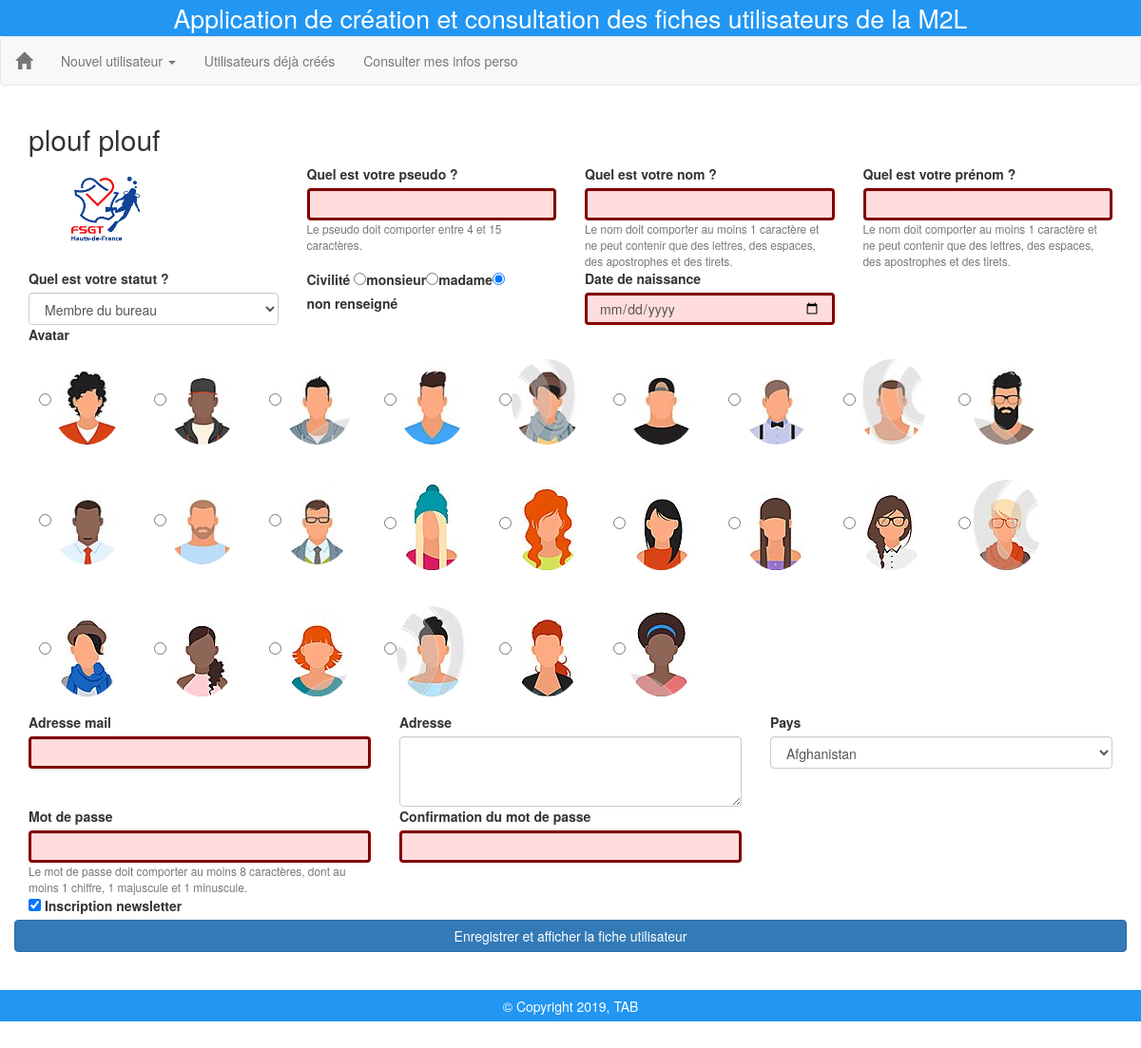
The app's page /site/creerUtilisateur.php?choix=1 with its own data.
### tables this page shows
CREATE TABLE IF NOT EXISTS `association` (
  `idAssociation` int(3) NOT NULL,
  `libelleAssociation` varchar(30) DEFAULT NULL,
  `imageAssociation` varchar(40) NOT NULL,
  `descriptionAssociation` text NOT NULL,
  PRIMARY KEY (`idAssociation`)
);

CREATE TABLE IF NOT EXISTS `civilite` (
  `id` int(11) NOT NULL AUTO_INCREMENT,
  `libelle` varchar(25) DEFAULT NULL,
  PRIMARY KEY (`id`)
);

CREATE TABLE IF NOT EXISTS `galerieavatar` (
  `id` int(11) NOT NULL AUTO_INCREMENT,
  `lienImage` varchar(100) DEFAULT NULL,
  `ageMin` int(11) DEFAULT NULL,
  `ageMax` int(11) DEFAULT NULL,
  `id_civilite` int(11) DEFAULT NULL,
  PRIMARY KEY (`id`),
  KEY `FK_galerieAvatar_id_civilite` (`id_civilite`)
);

### site/creerUtilisateur.php (the view, shortened to what this page needs)
<?php
include "header.php";
?>
<div class="container">
	<?php if (isset($_GET['choix'])) {
		$asso = htmlentities($_GET['choix']);
	?>
		<?php
		$requetePrepare = $connexion->prepare('SELECT imageAssociation, descriptionAssociation FROM association WHERE idAssociation = :asso');
		$requetePrepare->bindParam(':asso', $asso, PDO::PARAM_INT);
		$resultats = $requetePrepare->execute();
		$ligne = $requetePrepare->fetch(PDO::FETCH_OBJ);
		$description = $ligne->descriptionAssociation;
		$image = "images/associations/" . $ligne->imageAssociation;
		?>
		<h2><?php echo $description; ?></h2>
		<form method="post" id="saisie" action="confirmerCreationUtilisateur.php?choix=<?php echo $asso; ?>">
			<div class="row">
				<div class="col-md-3">
					<img class="img-responsive" src="<?php echo $image; ?>" alt="logo de l'association" width="150px" />
				</div>
				<div class="col-md-3">
					<label for="nom">Quel est votre pseudo ?</label>
					<input rows="1" class="form-control form-control-lg" id="pseudo" name="pseudo" required pattern=".{4,15}"></input>
					<small class="form-text text-muted">Le pseudo doit comporter entre 4 et 15 caractères.</small>
				</div>
				<div class="col-md-3">
					<label for="nom">Quel est votre nom ?</label>
					<input type="text" class="form-control form-control-lg" id="nom" name="nom" required pattern="^[a-zA-Z\s'\-]+$"></input>
					<small class="form-text text-muted">Le nom doit comporter au moins 1 caractère et ne peut contenir que des lettres, des espaces, des apostrophes et des tirets.</small>
				</div>
				<div class="col-md-3">
					<label for="prenom">Quel est votre prénom ?</label>
					<input rows="1" class="form-control form-control-lg" id="prenom" name="prenom" required pattern="^[a-zA-Z\s'\-]+$"></input>
					<small class="form-text text-muted">Le nom doit comporter au moins 1 caractère et ne peut contenir que des lettres, des espaces, des apostrophes et des tirets.</small>
				</div>
				<div class="col-md-3">
					<label for="camp">Quel est votre statut ?</label>
					<select name="statut" id="statut" class="form-control form-control-lg">
						<?php
						$requetePrepare = $connexion->prepare('SELECT idStatut, libelleStatut FROM association A JOIN statut S ON A.idAssociation = S.idAssociation WHERE S.idAssociation = :asso');
						$requetePrepare->bindParam(':asso', $asso, PDO::PARAM_INT);
						$requetePrepare->execute();
						$statuts = $requetePrepare->fetchAll(PDO::FETCH_OBJ);
						foreach ($statuts as $ligne) {
							echo '<option value="' . $ligne->idStatut . '">' . $ligne->libelleStatut . '</option>';
						}
						?>
					</select>
				</div>
				<div class="col-md-3">
					<label for="civilite">Civilité</label>
					<?php
					$requetePrepare = $connexion->prepare('SELECT id, libelle FROM civilite');
					$requetePrepare->execute();
					$civilites = $requetePrepare->fetchAll(PDO::FETCH_OBJ);
					foreach ($civilites as $ligne) {
						$id = $ligne->id;
						$libelle = $ligne->libelle;
						$checked = $libelle == 'non renseigné' ? 'checked' : '';
						echo '<input type="radio" id="civilite' . $id . '" name="civilite" value="' . $id . '" ' . $checked . '>';
						echo '<label for="civilite' . $id . '">' . $libelle . '</label>';
					}
					?>
				</div>
				<div class="col-md-3">
					<label for="dateNaissance">Date de naissance</label>
					<input type="date" class="form-control" id="dateNaissance" name="dateNaissance" required>
				</div>
			</div>
			<div class="row">
				<div class="col-md-12">
					<label for="avatar">Avatar</label>
					<div id="avatar-grid" class="avatar-grid">
						<?php
						$requetePrepare = $connexion->prepare('SELECT id, lienImage FROM galerieavatar ');
						$requetePrepare->execute();
						$avatars = $requetePrepare->fetchAll(PDO::FETCH_OBJ);
						foreach ($avatars as $ligne) {
							$id = $ligne->id;
							$lienImage = $ligne->lienImage;
							echo '<div class="avatar-item">';
							echo '<input type="radio" id="avatar' . $id . '" name="avatar" value="' . $id . '">';
							echo '<label for="avatar' . $id . '"><img src="images/' . $lienImage . '" width="75px" /></label>';
							echo '</div>';
						}
						?>
					</div>
				</div>
			</div>
			<div class="row">
				<div class="col-md-4">
					<label for="email">Adresse mail</label>
					<input type="email" class="form-control" id="email" name="email" required>
				</div>
				<div class="col-md-4">
					<label for="adresse">Adresse</label>
					<textarea class="form-control" id="adresse" name="adresse" rows="3"></textarea>
				</div>
				<div class="col-md-4">
					<label for="pays">Pays</label>
					<select name="pays" id="pays" class="form-control form-control-lg">
						<?php
						$requetePrepare = $connexion->prepare('SELECT id, libelle FROM pays');
						$requetePrepare->execute();
						$pays = $requetePrepare->fetchAll(PDO::FETCH_OBJ);
						foreach ($pays as $ligne) {
							echo '<option value="' . $ligne->id . '">' . $ligne->libelle . '</option>';
						}
						?>
					</select>
				</div>
			</div>
			<div class="row">
				<div class="col-md-4">
					<label for="motDePasse">Mot de passe</label>
					<input type="password" class="form-control" id="motDePasse" name="motDePasse" required pattern="(?=.*\d)(?=.*[a-z])(?=.*[A-Z]).{8,}">
					<small class="form-text text-muted">Le mot de passe doit comporter au moins 8 caractères, dont au moins 1 chiffre, 1 majuscule et 1 minuscule.</small>
				</div>
				<div class="col-md-4">
					<label for="confirmationMotDePasse">Confirmation du mot de passe</label>
					<input type="password" class="form-control" id="confirmationMotDePasse" name="confirmationMotDePasse" required pattern="(?=.*\d)(?=.*[a-z])(?=.*[A-Z]).{8,}">
				</div>
			</div>
			<div class="row">
				<div class="col-md-4">
					<input type="checkbox" class="form-check-input" id="newsletter" name="newsletter" checked>
					<label class="form-check-label" for="newsletter">Inscription newsletter</label>
				</div>
			</div>
			<div class="row">
				<button type="submit" class="btn btn-primary btn-block">Enregistrer et afficher la fiche utilisateur</button>
			</div>
		</form>
	<?php } else {
	?>
		<div class="alert alert-danger">Vous devez faire un choix</div>
	<?php } ?>
</div>
<?php
include "footer.php";
?>

### site/header.php (shortened to what this page needs)
<!DOCTYPE html>
<html lang="fr">
<head>
	<link href="bootstrap/css/bootstrap.min.css" rel="stylesheet" type="text/css" />
	<link href="css/style.css" rel="stylesheet" type="text/css" />
	<link href="css/valid.css" rel="stylesheet" type="text/css" />
</head>
<body>
	<header>Application de création et consultation des fiches utilisateurs de la M2L</header>
	<?php include 'menu.php'; ?>

### site/menu.php (shortened to what this page needs)
<nav class="navbar navbar-default" role="navigation">
	<div class="navbar-header">
		<a class="navbar-brand" href="index.php"><span class="glyphicon glyphicon-home"></span></a>
	</div>
	<div class="collapse navbar-collapse" id="navbar-collapse-target">
		<ul class="nav navbar-nav">
			<li class="dropdown">
				<a class="dropdown-toggle" data-toggle="dropdown" href="creerUtilisateur.php">Nouvel utilisateur
					<span class="caret"></span></a>
			</li>
			<li><a href="fiches.php">Utilisateurs déjà créés</a></li>
			<li><a href="infosPerso.php">Consulter mes infos perso</a></li>
		</ul>
	</div>
</nav>

### site/footer.php
<footer class="page-footer font-small blue pt-4"">
  <div class=" footer-copyright text-center py-3">© Copyright 2019, TAB
  </div>
</footer>
</body>
</html>

### site/css/style.css (style rules this page uses)
html { position: relative; min-height: 100%; }
body { margin-bottom: 60px; }
header { background-color: #2196f3 ; font-size: 20.0pt; text-align: center; color: white; }
footer.page-footer { margin-top:20pt; bottom: 0; color: #fff; padding:5pt; }
.blue { background-color: #2196f3 !important; }
.avatar-grid { display: flex; flex-wrap: wrap; gap: 10px; }
.avatar-item { margin: 1%; align-items: center; }
.avatar-item img { border-radius: 50%; }

### site/css/valid.css (style rules this page uses)
input:invalid { background-color: #ffdddd; }
input:valid { background-color: #ddffdd; }
input:required { border-color: #800000; border-width: 3px; }

### records on screen
association: descriptionAssociation "plouf plouf", imageAssociation (picture)
civilite: libelle "monsieur"
civilite: libelle "madame"
civilite: libelle "non renseigné"
galerieavatar: lienImage (picture)
galerieavatar: lienImage (picture)
galerieavatar: lienImage (picture)
galerieavatar: lienImage (picture)
galerieavatar: lienImage (picture)
galerieavatar: lienImage (picture)
galerieavatar: lienImage (picture)
galerieavatar: lienImage (picture)
galerieavatar: lienImage (picture)
galerieavatar: lienImage (picture)
galerieavatar: lienImage (picture)
galerieavatar: lienImage (picture)
galerieavatar: lienImage (picture)
galerieavatar: lienImage (picture)
galerieavatar: lienImage (picture)
galerieavatar: lienImage (picture)
galerieavatar: lienImage (picture)
galerieavatar: lienImage (picture)
galerieavatar: lienImage (picture)
galerieavatar: lienImage (picture)
galerieavatar: lienImage (picture)
galerieavatar: lienImage (picture)
galerieavatar: lienImage (picture)
galerieavatar: lienImage (picture)

### other values on screen
form field statut "Membre du bureau"
form field pays "Afghanistan"
